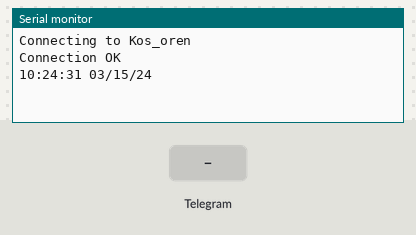
Bench run of a sketch on a simulated ESP8266 (NodeMCU). Shown: the last lines printed to the serial monitor. Inputs (shaded band) come from the test bench. The local clock reads 2024-03-15 10:24:30 at power-on unless the sketch sets it; random numbers use the default seed unless the sketch sets one.

Above: at 2.7 s.
2.8 s: Telegram message "/calibrate" received
At 3.1 s:
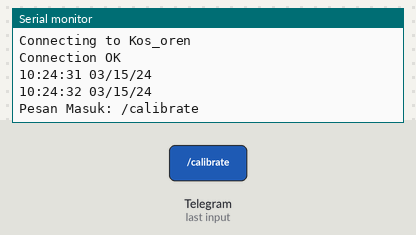
4.3 s: Telegram message "/menu" received
At 5.7 s:
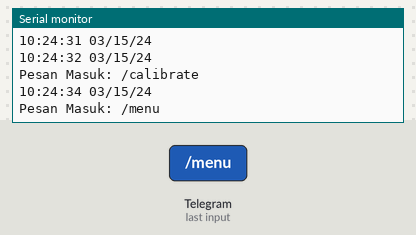
6.1 s: Telegram message "/start" received
At 7.1 s:
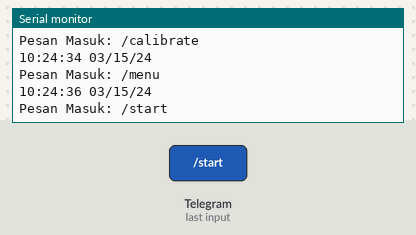
7.9 s: Telegram message "1" received
At 8.5 s:
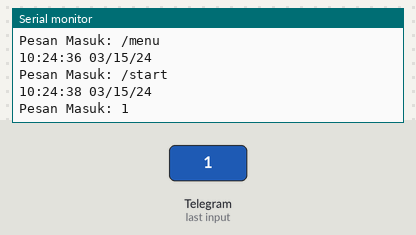
Timing chart, 0 to 10.7 s (numbered marks = the images above; inputs shaded):
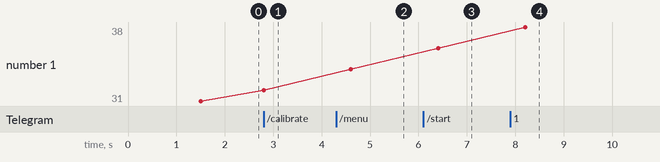

The sketch:

telegram_res.ino
```cpp
#include <CTBot.h>

#include "config.h"
#include "time.h"

CTBot myBot;

const char* ssid = WIFI_SSID;
const char* pass = WIFI_PASS;

// Time Section
const char* ntpServer = "0.id.pool.ntp.org";
const long  gmtOffset_sec = 25200; // GMT + 7
char timeWeekDay[20];

float phAir;
bool PHTinggi = false;
bool PHRendah = false;

// Milis
unsigned long previousMillis = 0;

void setup() {
  phAir = 7.0;
  // initialize the Serial
  Serial.begin(115200);

  // We start by connecting to a WiFi network
  Serial.print(F("Connecting to "));
  Serial.println(ssid);

  botSetup();
  timeSetup();
}

void botSetup() {
  // connect the ESP8266 to the desired access point
  myBot.wifiConnect(ssid, pass);
  myBot.setTelegramToken(token);
  //TODO: For Developmen, Remove on Production
  myBot.setIP("192.168.1.234", "192.168.1.1", "255.255.255.0", "8.8.8.8", "8.8.4.4");
  // check if all things are ok
  if (myBot.testConnection()) {
    myBot.sendMessage(GroupID, "Connected to => " + String(ssid));
    Serial.println(F("\nConnection OK"));
  } else {
    Serial.println(F("\nConnection Not OK"));
  }
  //  myBot.setParseMode(CTBotParseModeMarkdown);

}

void timeSetup() {
  // Init and get the time
  configTime(gmtOffset_sec, 0, ntpServer);
  printLocalTime();
}

void loop() {
  // a variable to store telegram message data
  TBMessage msg;

  // if there is an incoming message...
  if (CTBotMessageText == myBot.getNewMessage(msg)) {
    int id;
    // check if the message is a text message
    if (msg.messageType == CTBotMessageText) {
      printLocalTime();
      Serial.print(F("Pesan Masuk: "));
      Serial.println(msg.text);
      // check if the message comes from a chat group (the group.id is negative)
      if (msg.group.id < 0) {
        // if admin not a group
        if ((msg.text.indexOf("/calibrate") == 0)) {
          id = msg.sender.id;
        } else {
          id = msg.group.id;
        }
        showMenu(id, msg.text);
      } else {
        id = msg.sender.id;
        showMenu(id, msg.text);
      }
    }
  }
  //  cek PH Air setiap 30 detik
  unsigned long currentMillis = millis();
  if (currentMillis - previousMillis >= 30000) {
    // save the last time you blinked the LED
    previousMillis = currentMillis;
    bacaPH();
    cekPH();
  }
  // wait 500 milliseconds
  delay(500);
}


void showMenu(int id, String msg) {
  if ((msg.indexOf("/menu") == 0) || (msg.indexOf("/start") == 0)) {
    String menu = "Welcome to PHMeter Bot\n\n";
    menu += "/status : Show sensor status\n";
    menu += "/menu : Show this menu\n\n";
    menu += "Dikirim Pada: " + String(timeWeekDay);
    myBot.sendMessage(id, menu);
  }
}

void printLocalTime() {
  struct tm timeinfo;
  if (!getLocalTime(&timeinfo)) {
    Serial.println("Failed to obtain time");
    return;
  }

  strftime(timeWeekDay, 20, "%X %x", &timeinfo);
  Serial.println(timeWeekDay);
}

void bacaPH() {
  phAir = random(645, 755) / 100.0;
  Serial.println("PH Saat ini => " + String(phAir));
}

void cekPH() {
  if ((phAir >= PHMax) && !PHTinggi) {
    Serial.println("PH Air Tinggi");
    myBot.sendMessage(GroupID, "PH Air Tinggi => " + String(phAir));
    PHTinggi = true;
    PHRendah = false;
  } else if ((phAir <= PHMin) && !PHRendah) {
    Serial.println("PH Air Rendah");
    myBot.sendMessage(GroupID, "PH Air Rendah => " + String(phAir));
    PHRendah = true;
    PHTinggi = false;
  } else if ((phAir >= PHMin) && (phAir <= PHMax) && (PHTinggi || PHRendah)) {
    Serial.println("PH Air Telah Normal");
    myBot.sendMessage(GroupID, "PH Air Telah Normal => " + String(phAir));
    PHTinggi = false;
    PHRendah = false;
  }
}
```

config.h
```cpp
/**********************************************************************************/
//WiFi Section
#define WIFI_SSID "Kos_oren"  // WiFi Name
#define WIFI_PASS "masihyanglama"     // WiFi Pass
/**********************************************************************************/
//Telegram Section
//your Bot Token (Get from Botfather)
#define token "5517337437:AAEqMcOmMcsopjpBr4y8uFhx9VdiOgbeMwg"
#define AdminId 1000839880 // Telegram Uuer ID (Must Integer) as know as AdminId
#define GroupID -790840216 // Telegram Uuer ID (Must Integer) as know as GroupId
/**********************************************************************************/
// HW Config
// GPIO Config
#define PHPin A0 // ESP8266 Pin A0
#define dhtPin 14 // ESP8266 Pin D5

#define PHMax 7.5
#define PHMin 6.5
```

Measured:
- after the input at 2.8 s, the serial monitor: prints a new line at once (image 1)
- after the input at 4.3 s, the serial monitor: prints a new line after 0.31 s (image 2)
- after the input at 6.1 s, the serial monitor: prints a new line after 0.31 s (image 3)
- after the input at 7.9 s, the serial monitor: prints a new line after 0.31 s (image 4)
- plotted number 1: 31 → 32 after the input at 2.8 s, 32 → 34 after the input at 4.3 s, 34 → 36 after the input at 6.1 s, 36 → 38 after the input at 7.9 s
